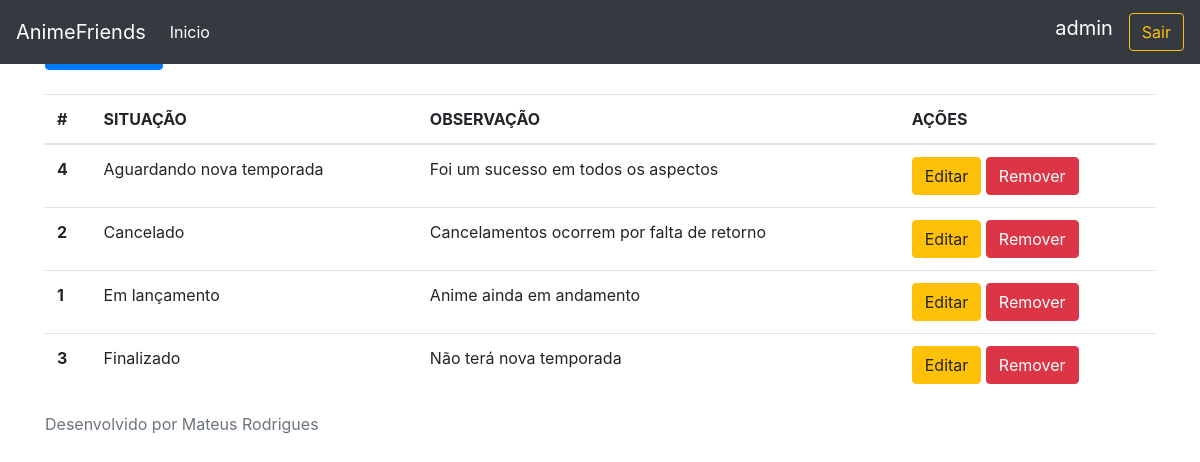
Screenshot of /status/ (signed in) with the database file from the repository.
### api/models.py (models this page shows, shortened)
class Status(models.Model):
    situacao= models.CharField(max_length=255)
    observacao= models.CharField(max_length=255,null=True,blank=True)
    class Meta:
        ordering= ['situacao']
        verbose_name='Status'

### api/views.py (the view)
# urls.py: path('status/',listaStatus,name='lista_status'),
@login_required
def listaStatus(request):
    stats= Status.objects.all()
    return render(request,'listaStatus.html',context={'stats': stats})

### api/templates/listaStatus.html
{% extends 'base.html' %}
{% block conteudo %}
<mat-card>
    <mat-card-header><h5 class="text-center">Lista de Status</h5></mat-card-header>
</mat-card>
<a class="btn btn-primary" role='button' href='/status/add'>Novo Status</a>
    <br />
    <br />
    <table class="table">
        <thead>
            <tr>
                <th scope="col">#</th>
                <th scope="col">SITUAÇÃO</th>
                <th scope="col">OBSERVAÇÃO</th>
                <th scope="col">AÇÕES</th>
            </tr>
        </thead>
        <tbody>
            {% for s in stats %}
                <tr>
                    <th scope="row">{{ s.pk }}</th>
                    <td>{{ s.situacao }}</td>
                    <td>{{ s.observacao }}</td>
                    <td>
                        <a href="/status/editar/{{s.pk}}" class="btn btn-warning" >Editar</a>
                        <a href="/status/excluir/{{s.pk}}" class="btn btn-danger" >Remover</a>
                    </td>
                </tr>
            {% endfor %}
        </tbody>
    </table>
{% endblock %}

### api/templates/base.html (shortened to what this page needs)
<!doctype html>
<html lang="pt">
  <head>
    <link rel="stylesheet" href="https://maxcdn.bootstrapcdn.com/bootstrap/4.0.0/css/bootstrap.min.css">
    <link rel="stylesheet" href="https://getbootstrap.com/docs/4.0/examples/sticky-footer-navbar/sticky-footer-navbar.css" />
  </head>
  <body>
    <header>
      <nav class="navbar navbar-expand-md navbar-dark fixed-top bg-dark">
        <a class="navbar-brand" href="#">
          AnimeFriends
        </a>
        <div class="collapse navbar-collapse" id="navbarCollapse">
          <ul class="navbar-nav mr-auto">
            <li class="nav-item">
              <a class="nav-link" href="/index"><font color='#fff'>Inicio</font></a>
            </li>
            </ul>
            <label class="navbar-brand">{{request.user}}</label>
	          <a class="btn btn-outline-warning my-2 my-sm-0" href="/">Sair</a>
        </div>
      </nav>
    </header>
    <main role="main" class="container">
        {% block conteudo %}
        {% endblock %}
    </main>
    <footer class="footer">
      <div class="container">
        <span class="text-muted">Desenvolvido por Mateus Rodrigues</span>
      </div>
    </footer>
  </body>
</html>

### rows the page displays
Status: pk "4", situacao "Aguardando nova temporada", observacao "Foi um sucesso em todos os aspectos"
Status: pk "2", situacao "Cancelado", observacao "Cancelamentos ocorrem por falta de retorno"
Status: pk "1", situacao "Em lançamento", observacao "Anime ainda em andamento"
Status: pk "3", situacao "Finalizado", observacao "Não terá nova temporada"

### other values shown
{{ request.user }} "admin"
